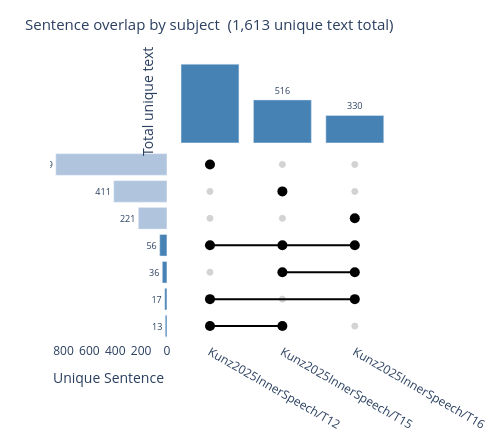

The code cell stored with this chart in its notebook:
### Markdown cell above
---
## 3. `plot_overlap`: what is shared, and with whom

`plot_overlap` is an UpSet plot. Pick an event type, pick a grouping dimension `x`, and it computes which groups contain each unique element `y`, then shows the intersection patterns. `y` defaults to `text` for text events and `filepath` for data events.

The first question it answers for kunz_2025: do the four subjects read the same sentence prompts.

### Code cell
viz.plot_overlap(kunz, event_type="Sentence", x="subject")

### Figure 1 — Plotly figure (JSON) as saved in the notebook; plotly's stock layout.template omitted (floating-point values rounded to 4 significant figures)
{"data": [{"hovertemplate": "%{x}: %{y:,} unique text<extra></extra>", "marker": {"color": "steelblue"}, "showlegend": false, "text": ["945", "516", "330"], "textfont": {"size": 9}, "textposition": "outside", "type": "bar", "x": ["Kunz2025InnerSpeech/T12", "Kunz2025InnerSpeech/T15", "Kunz2025InnerSpeech/T16"], "xaxis": "x2", "y": [945, 516, 330], "yaxis": "y2"}, {"hoverinfo": "text", "hovertext": ["Kunz2025InnerSpeech/T12: 859 unique Sentence", "Kunz2025InnerSpeech/T15: 411 unique Sentence", "Kunz2025InnerSpeech/T16: 221 unique Sentence", "Kunz2025InnerSpeech/T12 & Kunz2025InnerSpeech/T15 & Kunz2025InnerSpeech/T16: 56 unique Sentence", "Kunz2025InnerSpeech/T15 & Kunz2025InnerSpeech/T16: 36 unique Sentence", "Kunz2025InnerSpeech/T12 & Kunz2025InnerSpeech/T16: 17 unique Sentence", "Kunz2025InnerSpeech/T12 & Kunz2025InnerSpeech/T15: 13 unique Sentence"], "marker": {"color": ["lightsteelblue", "lightsteelblue", "lightsteelblue", "steelblue", "steelblue", "steelblue", "steelblue"]}, "orientation": "h", "showlegend": false, "text": ["859", "411", "221", "56", "36", "17", "13"], "textfont": {"size": 9}, "textposition": "outside", "type": "bar", "x": [859, 411, 221, 56, 36, 17, 13], "xaxis": "x3", "y": [0, 1, 2, 3, 4, 5, 6], "yaxis": "y3"}, {"hoverinfo": "skip", "marker": {"color": "black", "size": 10}, "mode": "markers", "showlegend": false, "type": "scatter", "x": ["Kunz2025InnerSpeech/T12"], "xaxis": "x4", "y": [0], "yaxis": "y4"}, {"hoverinfo": "skip", "marker": {"color": "lightgray", "line": {"color": "lightgray", "width": 1}, "size": 6}, "mode": "markers", "showlegend": false, "type": "scatter", "x": ["Kunz2025InnerSpeech/T15", "Kunz2025InnerSpeech/T16"], "xaxis": "x4", "y": [0, 0], "yaxis": "y4"}, {"hoverinfo": "skip", "marker": {"color": "black", "size": 10}, "mode": "markers", "showlegend": false, "type": "scatter", "x": ["Kunz2025InnerSpeech/T15"], "xaxis": "x4", "y": [1], "yaxis": "y4"}, {"hoverinfo": "skip", "marker": {"color": "lightgray", "line": {"color": "lightgray", "width": 1}, "size": 6}, "mode": "markers", "showlegend": false, "type": "scatter", "x": ["Kunz2025InnerSpeech/T12", "Kunz2025InnerSpeech/T16"], "xaxis": "x4", "y": [1, 1], "yaxis": "y4"}, {"hoverinfo": "skip", "marker": {"color": "black", "size": 10}, "mode": "markers", "showlegend": false, "type": "scatter", "x": ["Kunz2025InnerSpeech/T16"], "xaxis": "x4", "y": [2], "yaxis": "y4"}, {"hoverinfo": "skip", "marker": {"color": "lightgray", "line": {"color": "lightgray", "width": 1}, "size": 6}, "mode": "markers", "showlegend": false, "type": "scatter", "x": ["Kunz2025InnerSpeech/T12", "Kunz2025InnerSpeech/T15"], "xaxis": "x4", "y": [2, 2], "yaxis": "y4"}, {"hoverinfo": "skip", "marker": {"color": "black", "size": 10}, "mode": "markers", "showlegend": false, "type": "scatter", "x": ["Kunz2025InnerSpeech/T12", "Kunz2025InnerSpeech/T15", "Kunz2025InnerSpeech/T16"], "xaxis": "x4", "y": [3, 3, 3], "yaxis": "y4"}, {"hoverinfo": "skip", "line": {"color": "black", "width": 2}, "mode": "lines", "showlegend": false, "type": "scatter", "x": ["Kunz2025InnerSpeech/T12", "Kunz2025InnerSpeech/T16"], "xaxis": "x4", "y": [3, 3], "yaxis": "y4"}, {"hoverinfo": "skip", "marker": {"color": "black", "size": 10}, "mode": "markers", "showlegend": false, "type": "scatter", "x": ["Kunz2025InnerSpeech/T15", "Kunz2025InnerSpeech/T16"], "xaxis": "x4", "y": [4, 4], "yaxis": "y4"}, {"hoverinfo": "skip", "marker": {"color": "lightgray", "line": {"color": "lightgray", "width": 1}, "size": 6}, "mode": "markers", "showlegend": false, "type": "scatter", "x": ["Kunz2025InnerSpeech/T12"], "xaxis": "x4", "y": [4], "yaxis": "y4"}, {"hoverinfo": "skip", "line": {"color": "black", "width": 2}, "mode": "lines", "showlegend": false, "type": "scatter", "x": ["Kunz2025InnerSpeech/T15", "Kunz2025InnerSpeech/T16"], "xaxis": "x4", "y": [4, 4], "yaxis": "y4"}, {"hoverinfo": "skip", "marker": {"color": "black", "size": 10}, "mode": "markers", "showlegend": false, "type": "scatter", "x": ["Kunz2025InnerSpeech/T12", "Kunz2025InnerSpeech/T16"], "xaxis": "x4", "y": [5, 5], "yaxis": "y4"}, {"hoverinfo": "skip", "marker": {"color": "lightgray", "line": {"color": "lightgray", "width": 1}, "size": 6}, "mode": "markers", "showlegend": false, "type": "scatter", "x": ["Kunz2025InnerSpeech/T15"], "xaxis": "x4", "y": [5], "yaxis": "y4"}, {"hoverinfo": "skip", "line": {"color": "black", "width": 2}, "mode": "lines", "showlegend": false, "type": "scatter", "x": ["Kunz2025InnerSpeech/T12", "Kunz2025InnerSpeech/T16"], "xaxis": "x4", "y": [5, 5], "yaxis": "y4"}, {"hoverinfo": "skip", "marker": {"color": "black", "size": 10}, "mode": "markers", "showlegend": false, "type": "scatter", "x": ["Kunz2025InnerSpeech/T12", "Kunz2025InnerSpeech/T15"], "xaxis": "x4", "y": [6, 6], "yaxis": "y4"}, {"hoverinfo": "skip", "marker": {"color": "lightgray", "line": {"color": "lightgray", "width": 1}, "size": 6}, "mode": "markers", "showlegend": false, "type": "scatter", "x": ["Kunz2025InnerSpeech/T16"], "xaxis": "x4", "y": [6], "yaxis": "y4"}, {"hoverinfo": "skip", "line": {"color": "black", "width": 2}, "mode": "lines", "showlegend": false, "type": "scatter", "x": ["Kunz2025InnerSpeech/T12", "Kunz2025InnerSpeech/T15"], "xaxis": "x4", "y": [6, 6], "yaxis": "y4"}], "layout": {"height": 445, "margin": {"b": 50, "l": 50, "r": 30, "t": 60}, "plot_bgcolor": "white", "title": {"font": {"size": 15}, "text": "Sentence overlap by subject  (1,613 unique text total)"}, "width": 500, "xaxis": {"anchor": "y", "domain": [0.0, 0.343], "matches": "x3", "showgrid": false, "showticklabels": false}, "xaxis2": {"anchor": "y2", "domain": [0.363, 1.0], "matches": "x4", "showticklabels": false}, "xaxis3": {"anchor": "y3", "autorange": "reversed", "domain": [0.0, 0.343], "title": {"text": "Unique Sentence"}, "type": "linear"}, "xaxis4": {"anchor": "y4", "categoryarray": ["Kunz2025InnerSpeech/T12", "Kunz2025InnerSpeech/T15", "Kunz2025InnerSpeech/T16"], "categoryorder": "array", "domain": [0.363, 1.0], "type": "category"}, "yaxis": {"anchor": "x", "domain": [0.706, 1.0], "showgrid": false, "showticklabels": false}, "yaxis2": {"anchor": "x2", "domain": [0.706, 1.0], "matches": "y", "showticklabels": false, "title": {"text": "Total unique text"}, "type": "linear"}, "yaxis3": {"anchor": "x3", "autorange": "reversed", "domain": [0.0, 0.686], "showticklabels": false}, "yaxis4": {"anchor": "x4", "autorange": "reversed", "domain": [0.0, 0.686], "matches": "y3", "showticklabels": false}}}
